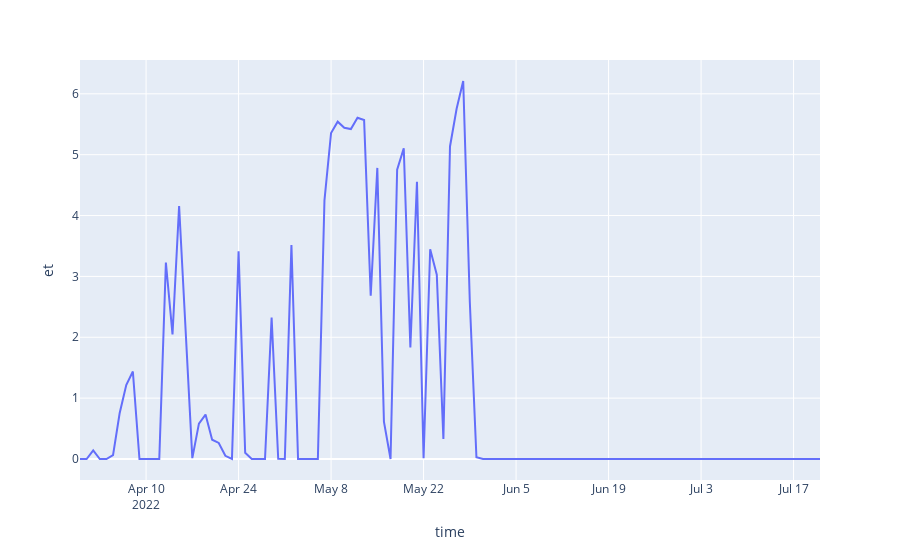

The code cell stored with this chart in its notebook:
### Code cell
# fig = px.line(
#     daily, x="time", y="et"
# )
# fig.show()
